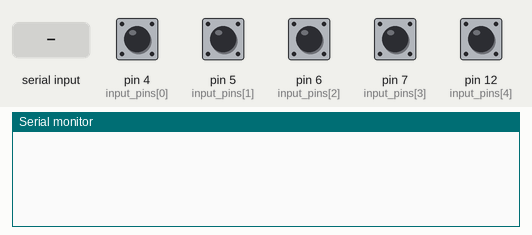
This sketch was run on a simulated Arduino Uno, built with avr-gcc and run on an emulated ATmega328P. Parts: the last lines printed to the serial monitor. The inputs (shaded band) are chosen by the test bench; at power-on: pin 4 (input_pins[0]), pin 5 (input_pins[1]), pin 6 (input_pins[2]), pin 7 (input_pins[3]), pin 12 (input_pins[4]) HIGH.

Above: at 1.2 s.
1.3 s: "g" received over the second serial link
At 1.42 s:
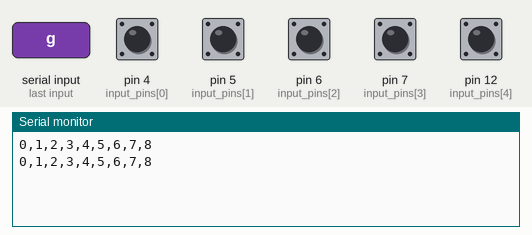
3.2 s: pin 12 (input_pins[4]) pulled LOW for 0.15 s
At 3.24 s:
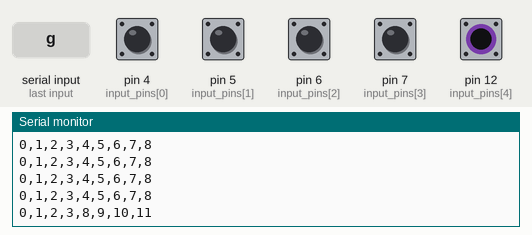
4.8 s: pin 4 (input_pins[0]) pulled LOW for 0.15 s
At 4.96 s:
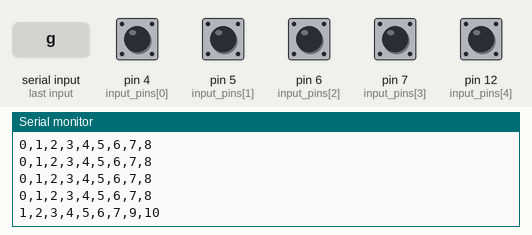
7.9 s: pin 5 (input_pins[1]) pulled LOW for 0.15 s
At 7.99 s:
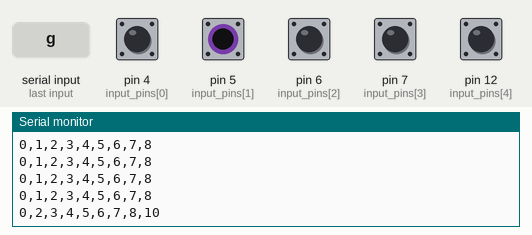
9.5 s: pin 6 (input_pins[2]) pulled LOW for 0.15 s
11.1 s: pin 7 (input_pins[3]) pulled LOW for 0.15 s
At 11.12 s:
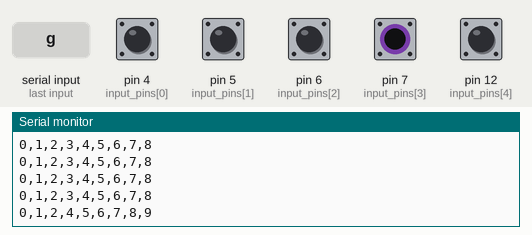

The sketch:

test.ino
```cpp
//import the software serial port and define the pins
#include <SoftwareSerial.h>
#include <stdlib.h>
#define rxPin 2
#define txPin 3
#define ledPin 4
#define buttonpin 5

#define message_max_length 20//the max length of a message
#define bluetooth_tick_speed 100//how often (in ms) we should send the currently pressed buttons
#define button_tick_speed 50//how often we should check if the buttons are clicked
#define input_length 8
#define output_length 8

int input_pins[8] = {4,5,6,7,12,12,12,12};//pins used on the mat
int output_pins[8] = {8,9,10,11,11,11,11,11};

//setup the software serial port
SoftwareSerial mySerial(rxPin, txPin); // RX, TX

//define the variables
int i;
int n;

bool senddata = false;
char command;
unsigned long tick_time = millis();
unsigned long button_tick_time = millis();
int button_states[64];//state of all 64 buttons
char bluetooth_message[message_max_length];//string which is sent to app
int message_buffer_pos;

void setup() {
    //setup the pins
    pinMode(rxPin, INPUT);
    pinMode(txPin, OUTPUT);
//    pinMode(ledPin, OUTPUT);
//    pinMode(buttonpin, INPUT_PULLUP);

//    digitalWrite(ledPin, LOW);

    for (i=0;i<8;i++){//set the outputs to inputs to prevent short circuiting
        pinMode(input_pins[i], INPUT_PULLUP);
    }

    //start the serial connections
    mySerial.begin(4800);
    Serial.begin(9600);
}

void loop() {
    //if 700 miliseconds have passed since we last checked for messages/sent messages
    if (millis()-tick_time > bluetooth_tick_speed){
        tick_time = millis();
        //check for updates
        while (mySerial.available()>0) {
            command=mySerial.read ();
            if (command == 'g'){
                senddata = true;
            }
            if (command == 's'){
                senddata = false;
            }
        }

        if (senddata){
            //loop through the 'bluetooth_message' array and clear it ready for next input
            for (i=0;i<message_max_length;i++){
                bluetooth_message[i] = 0;
            }

//            button_states[1] = 5;

            message_buffer_pos = 0;//reset the pos variable
            for (i=0;i<64;i++){//loop over each button
                //if the current pos is less than the max pos-3 (due to us using a max of 3 buffer points in 1 loop)
                if (message_buffer_pos < message_max_length-3){
                    if (button_states[i] > 0){//if the button has been pressed for more than 3 ticks
                        char button_id[4];//convert i into a string
                        itoa(i,button_id,10);
                        for (n=0;n<strlen(button_id);n++){//then loop over each char in the button id
                            bluetooth_message[message_buffer_pos] = button_id[n];//and add it to the message string
                            message_buffer_pos += 1;
                        }
                        bluetooth_message[message_buffer_pos] = ',';//comma separate it
                        message_buffer_pos += 1;
                    }
                }
            }
            if (message_buffer_pos != 0){
                bluetooth_message[message_buffer_pos-1] = 0;//add the string terminator character
                Serial.println(bluetooth_message);//send the message
                mySerial.println(bluetooth_message);
            }
            else{//if nothing is pressed print nothing
                Serial.println("nothing");
                mySerial.println("nothing");
            }
        }
    }

    //read the button for input changes
    if (millis()-button_tick_time > button_tick_speed){
//        if (digitalRead(buttonpin) == false){
//            button_states[0] += 1;
//        }
//        else{
//            button_states[0] = 0;
//        }
        button_tick_time = millis();
//        Serial.println("nothinsdfg");

//        pinMode(output_pins[0], OUTPUT);
//        digitalWrite(output_pins[0], HIGH);
//        if (digitalRead(input_pins[0]) == true){
//          button_states[0] += 1;
//        }
//        else{
//          button_states[0] = 0;
//        }

        for (i=0;i<output_length;i++){//loop over each output
            for (n=0;n<output_length;n++){//set the outputs to inputs to prevent short circuiting
                if (n != i){
                    pinMode(output_pins[n], INPUT_PULLUP);
                }
                else{//except the selected output
                    pinMode(output_pins[n], OUTPUT);
                    digitalWrite(output_pins[n], HIGH);
                }
            }
//            delay(10);
            for (n=0;n<input_length;n++){//loop over the inputs and see if one is on
//              if (7== input_pins[n] && output_pins[i] == 8){
//                Serial.println(digitalRead(input_pins[n]));
//              }
                if (digitalRead(input_pins[n]) == true){
//                  Serial.println(input_pins[n]);
                    button_states[i*8+n] += 1;

                }
                else{
                    button_states[i*8+n] = 0;
                }
            }

            digitalWrite(output_pins[i], LOW);//after we are done with it set the pin to low
        }
    }

//    delay(500);
}
```

Measured:
- after the input at 1.3 s, the serial monitor: prints a new line at once (image 1)
- after the input at 3.2 s, the serial monitor: prints a new line at once (image 2)
- after the input at 4.8 s, the serial monitor: prints a new line after 0.15 s (image 3)
- after the input at 7.9 s, the serial monitor: prints a new line after 0.08 s (image 4)
- after the input at 11.1 s, the serial monitor: prints a new line at once (image 5)
